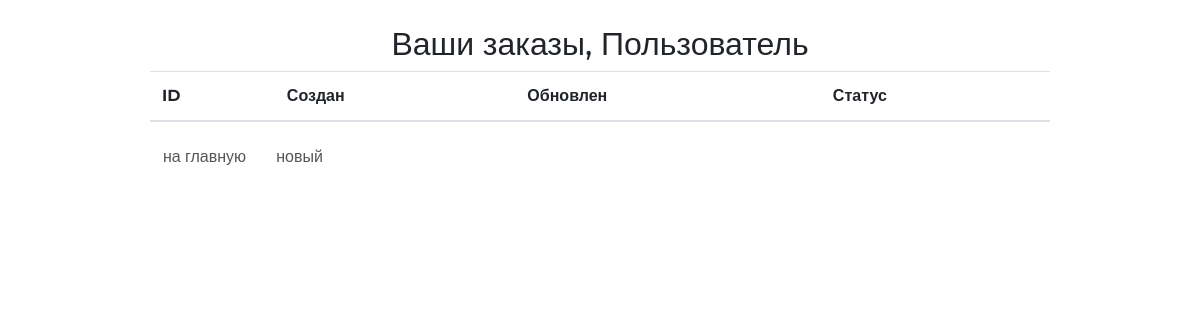
The app's page /order/ (signed in), older data.
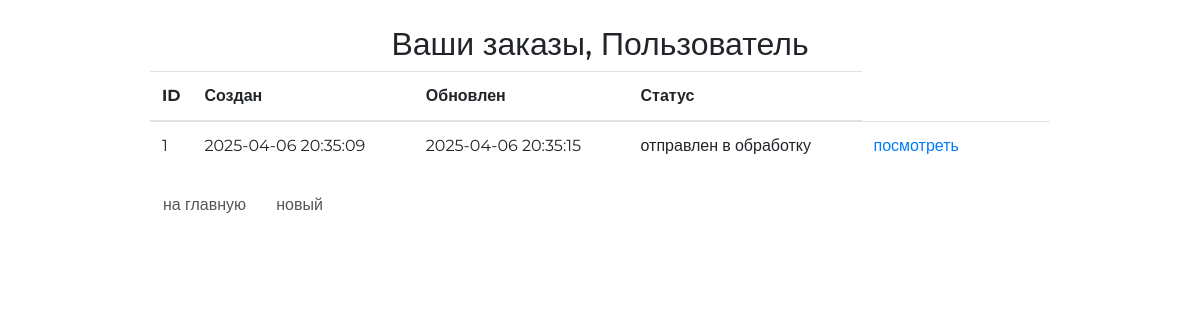
The same page, newer data.
### ordersapp/models.py (models this page shows, shortened)
class Order(models.Model):
    FORMING = 'FM'
    SENT_TO_PROCEED = 'STP'
    PROCEEDED = 'PRD'
    PAID = 'PD'
    READY = 'RDY'
    CANCEL = 'CNL'
    ORDER_STATUS_CHOICES = (
        (FORMING, 'формируется'),
        (SENT_TO_PROCEED, 'отправлен в обработку'),
        (PROCEEDED, 'оплачен'),
        (PAID, 'обрабатывается'),
        (READY, 'подтверждён размещением'),
        (CANCEL, 'отменён'),
    )
    user = models.ForeignKey(
        settings.AUTH_USER_MODEL, on_delete=models.CASCADE)
    created = models.DateTimeField(verbose_name='создан', auto_now_add=True)
    updated = models.DateTimeField(verbose_name='обновлён', auto_now=True)
    status = models.CharField(
        verbose_name='статус',
        max_length=3,
        choices=ORDER_STATUS_CHOICES,
        default=FORMING)
    is_active = models.BooleanField(verbose_name='активен', default=True)
    class Meta:
        ordering = ('-created',)
        verbose_name = 'заказ'
        verbose_name_plural = 'заказы'

### ordersapp/views.py (the view)
# urls.py: path('', ordersapp.OrderList.as_view(), name='orders_list'),
class OrderList(ListView):
    model = Order
    def get_queryset(self):
        return Order.objects.filter(user=self.request.user)

### ordersapp/templates/ordersapp/order_list.html (shortened to what this page needs)
{% extends 'ordersapp/base.html' %}
{% load static %}
{% block content %}
    <div class="h2 text-center head">
        Ваши заказы,
        {% if user.first_name %}
            {{ user.first_name|title }}
        {% else %}
            Пользователь
        {% endif %}
    </div>
    <table class="table orders_list">
        <thead>
        <tr>
            <th>ID</th>
            <th>Создан</th>
            <th>Обновлен</th>
            <th>Статус</th>
        </tr>
        </thead>
        <tbody>
        {% for item in object_list %}
            {% if item.is_active %}
                <tr>
                    <td class="td1 orders_list">{{ item.pk }}</td>
                    <td>{{ item.created|date:"Y-m-d H:i:s" }}</td>
                    <td>{{ item.updated|date:"Y-m-d H:i:s" }}</td>
                    <td>{{ item.get_status_display }}</td>
                    <td>
                        <a href="{% url 'ordersapp:order_read' item.pk %}">
                            посмотреть
                        </a>
                    </td>
                    <td>
                    </td>
                    <td>
                    </td>
                </tr>
            {% endif %}
        {% endfor %}
        </tbody>
    </table>
    <button class="btn btn-default btn-round">
        <a href="{% url 'main' %}">
            на главную
        </a>
    </button>
    <button class="btn btn-default btn-round">
        <a href="{% url 'ordersapp:order_create' %}">
            новый
        </a>
    </button>
{% endblock %}

### ordersapp/templates/ordersapp/base.html (shortened to what this page needs)
<!DOCTYPE html>
{% load static %}
<html>
<head>
   {% block css %}
       <link rel="stylesheet" type="text/css" href="{% static 'css/bootstrap.min.css' %}">
       <link rel="stylesheet" type="text/css" href="{% static 'css/style.css' %}">
       <link rel="stylesheet" href="{% static 'fonts/font-awesome/css/font-awesome.css' %}">
   {% endblock %}
</head>
<body>
  <div class="order_container">
       {% block content %}
       {% endblock %}
  </div>
</body>
</html>

### static/css/style.css (style rules this page uses)
* { margin: 0; padding: 0; }
.order_container { margin: 25px auto; width: 900px; }
.order_container button a { text-decoration: none; color: #555; }
.table.orders_list { min-width: 600px; }
.td1.orders_list { width: 40px; }
body { font-family: 'Montserrat', sans-serif; }
html, body { height: 100%; }
table { width: 100%; }
td:first-child { width: 235px; }

Row changes from the older to the newer data that the page shows:
added Order: pk "1", created "2025-04-06 20:35:09", updated "2025-04-06 20:35:15", status "отправлен в обработку"
